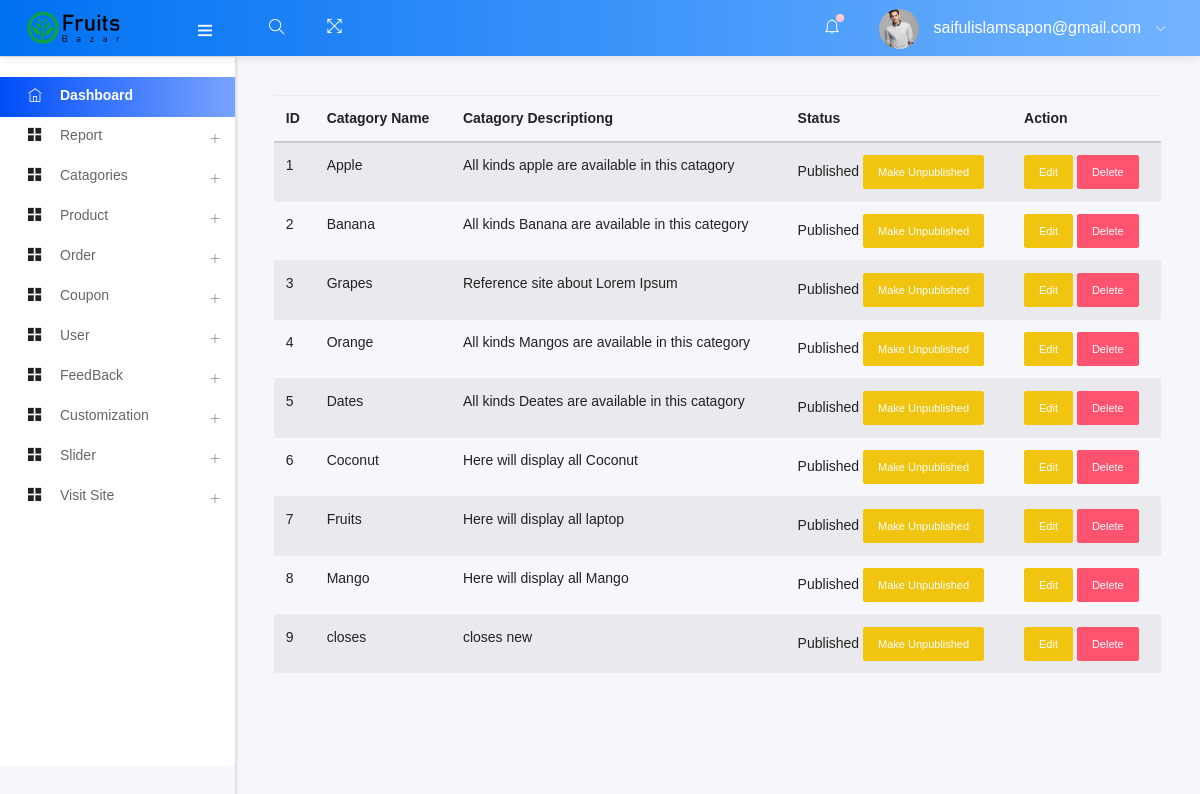
/admin/manage_cata.php (signed in), run on the app's committed database.
### tables this page shows
CREATE TABLE `add_logo` (
  `id` int(10) NOT NULL,
  `img` varchar(200) NOT NULL
);

CREATE TABLE `catagory` (
  `ctg_id` int(11) NOT NULL,
  `ctg_name` varchar(60) NOT NULL,
  `ctg_des` varchar(150) NOT NULL,
  `ctg_status` tinyint(3) NOT NULL
);

### admin/manage_cata.php (called while the page is built, shortened)
<?php
    include ("template.php");
?>

### admin/class/adminback.php (called while the page is built, shortened)
<?php
class  adminback
{
    private $connection;
    function __construct()
    {
        $dbhost = "localhost";
        $dbuser = "root";
        $dbpass = "";
        $dbname = "ecommerce";
        $this->connection = mysqli_connect($dbhost, $dbuser, $dbpass, $dbname);
    }
    function display_catagory()
    {
        $query = "SELECT * FROM `catagory`";
        if (mysqli_query($this->connection, $query)) {
            $ctg_info = mysqli_query($this->connection, $query);
            return $ctg_info;
        }
    }
    function display_logo()
    {
        $query = "SELECT * FROM add_logo";
        if (mysqli_query($this->connection, $query)) {
            $pdt_info = mysqli_query($this->connection, $query);
            return $pdt_info;
        }
    }
}

### admin/views/manage_cata_view.php (the view, shortened to what this page needs)
<?php
    $catagories = $obj-> display_catagory();
?>
<div >
    <table class="table table-striped">
        <thead>
            <tr>
                <th>ID</th>
                <th>Catagory Name</th>
                <th>Catagory Descriptiong</th>
                <th>Status</th>
                <th>Action</th>
            </tr>
        </thead>
        <tbody>
           <?php while($ctg = mysqli_fetch_assoc($catagories)){ ?>
            <tr>
                <td><?php echo $ctg['ctg_id'] ?></td>
                <td><?php echo $ctg['ctg_name'] ?></td>
                <td><?php echo $ctg['ctg_des'] ?></td>
                <td>
                    <?php
                    if($ctg['ctg_status']==0)
                    {echo "Unpublished";
                         ?>
                         <a href="?status=published&&id=<?php echo $ctg['ctg_id'] ?>" class="btn btn-sm btn-success">Make Published</a>
                        <?php
                    }
                    else{echo "Published";
                    ?>
                     <a href="?status=unpublished&&id=<?php echo $ctg['ctg_id'] ?>" class="btn btn-sm btn-warning">Make Unpublished</a>
                        <?php
                    }
                    ?>
                </td>
                <td>
                    <a href="edit_cata.php?status=edit&&id=<?php echo $ctg['ctg_id'] ?>" class="btn btn-sm btn-warning">Edit</a>
                    <a href="?status=delete&&id=<?php echo $ctg['ctg_id'] ?>" class="btn btn-sm btn-danger">Delete</a>
                </td>
            </tr>
            <?php
                }
            ?>
        </tbody>
    </table>
</div>

### admin/includes/headernav.php (shortened to what this page needs)
<nav class="navbar header-navbar pcoded-header">
               <div class="navbar-wrapper">
                   <div class="navbar-logo">
                       <a class="mobile-menu" id="mobile-collapse" href="#!">
                           <i class="ti-menu"></i>
                       </a>
                       <a href="index.php">
                       <?php
                        $obj=new adminback();
                        $logo_info = $obj->display_logo();
                        $logo = mysqli_fetch_assoc($logo_info);
                       ?>
                           <img class="img-fluid" src="uploads/<?php echo $logo['img']; ?>" alt="Theme-Logo" />
                       </a>
                   </div>
                   <div class="navbar-container container-fluid">
                       <ul class="nav-left">
                           <li class="header-search">
                               <div class="main-search morphsearch-search">
                                   <div class="input-group">
                                       <input type="text" class="form-control">
                                       <span class="input-group-addon search-btn"><i class="ti-search"></i></span>
                                   </div>
                               </div>
                           </li>
                           <li>
                               <a href="#!" onclick="javascript:toggleFullScreen()">
                                   <i class="ti-fullscreen"></i>
                               </a>
                           </li>
                       </ul>
                       <ul class="nav-right">
                           <li class="header-notification">
                               <a href="#!">
                                   <i class="ti-bell"></i>
                                   <span class="badge bg-c-pink"></span>
                               </a>
                           </li>
                           <li class="user-profile header-notification">
                               <a href="#!">
                                   <img src="assets/images/avatar-4.jpg" class="img-radius" alt="User-Profile-Image">
                                   <span> <?php echo $admin_email ?> </span>
                                   <i class="ti-angle-down"></i>
                               </a>
                           </li>
                       </ul>
                   </div>
               </div>
           </nav>

### data on the page
add_logo: img (picture)
catagory: ctg_id "1", ctg_name "Apple", ctg_des "All kinds apple are available in this catagory"
catagory: ctg_id "2", ctg_name "Banana", ctg_des "All kinds Banana are available in this category"
catagory: ctg_id "3", ctg_name "Grapes", ctg_des "Reference site about Lorem Ipsum"
catagory: ctg_id "4", ctg_name "Orange", ctg_des "All kinds Mangos are available in this category"
catagory: ctg_id "5", ctg_name "Dates", ctg_des "All kinds Deates are available in this catagory"
catagory: ctg_id "6", ctg_name "Coconut", ctg_des "Here will display all Coconut"
catagory: ctg_id "7", ctg_name "Fruits", ctg_des "Here will display all laptop"
catagory: ctg_id "8", ctg_name "Mango", ctg_des "Here will display all Mango"
catagory: ctg_id "9", ctg_name "closes", ctg_des "closes new"

### other printed values
$admin_email "saifulislamsapon@gmail.com"
